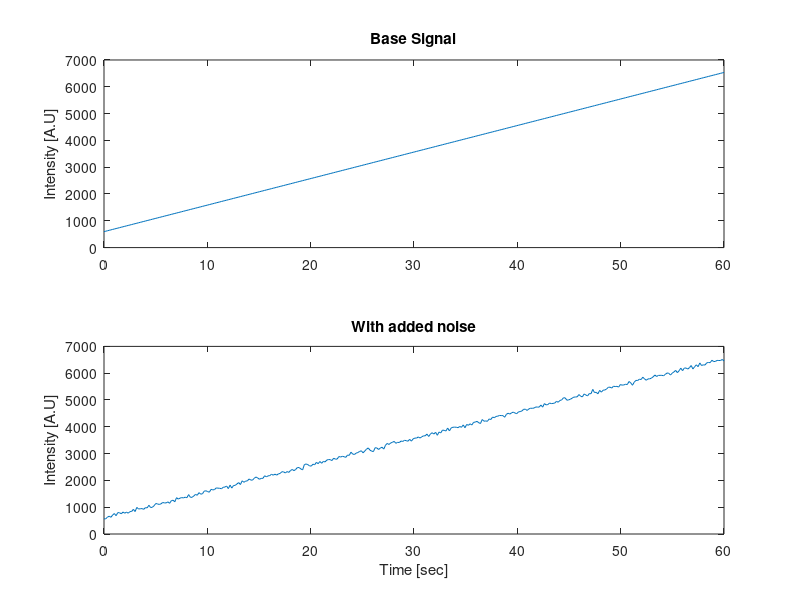
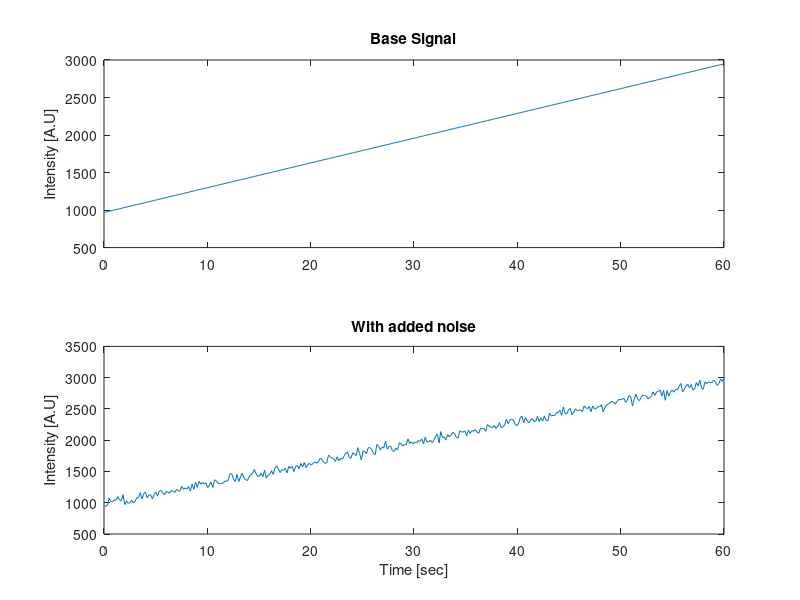
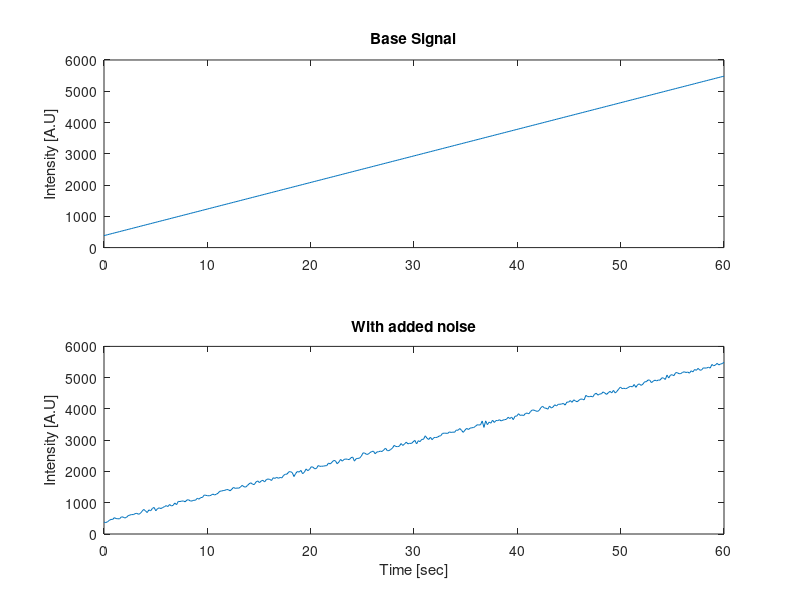
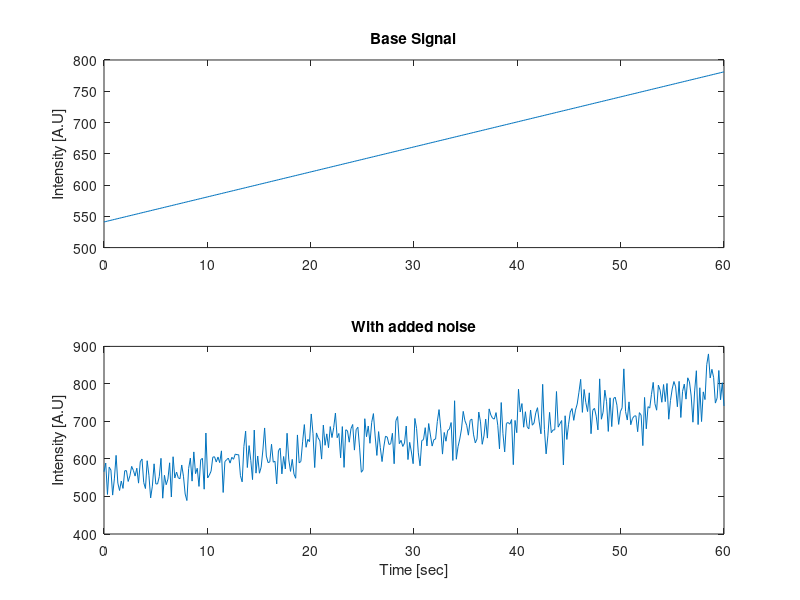

Here is the MATLAB script that generated these plots, in order:
clearvars;
close all;

numTracks = 1000;
t = linspace(0,60,360);
Y_f = zeros(numTracks,360);


for i = 1:numTracks 
    coeff1 = randi(1e2);
%     coeff1 = 0;
    coeff2 = randi(1e3);
    a = coeff1;
    b = coeff2;
    y = a*t+b;
    n = 40*randn(1,360);
    yn = y+n;
    if i<=5
        figure;
        subplot(2,1,1)
        plot(t,y);
        ylabel('Intensity [A.U]');
        title('Base Signal');
        subplot(2,1,2);
        plot(t,yn);
        title('With added noise');
        xlabel('Time [sec]');
        ylabel('Intensity [A.U]');
    end
    Y_f(i,:) = yn;
end 

ampVec = [80,120];

for i = 1:numTracks
    y = zeros(1,360);
    n = 50*randn(1,360); % 570 is the mean of standard deviations from all experiments
    signVec = datasample([-1,0,0,0,0,1],40);
    
    for j = 1:9:360
        y(j) = datasample(ampVec,1)*signVec(ceil(j/9));
        y(j+1:j+8) = y(j);
        
        for k = 1:7
           y(j+k) = y(j+k)+k*randi(10);
        end
       
    end
    y = y+1000;
    yn = y+n;
    Y_f(i,:) = yn;  
    if i<=4
        figure;
        subplot(2,1,1)
        plot(t,y);
        ylabel('Intensity [A.U]');
        title('Base Signal');
        subplot(2,1,2);
        plot(t,yn);
        title('With added noise');
        xlabel('Time [sec]');
        ylabel('Intensity [A.U]');

    end
end

% 
norm = ones(size(Y_f))*randi(100);
norm = norm+40*randn(numTracks,360);
save('sim_run_slope_300.mat','Y_f');
save('sim_run_norm_slope_300.mat','norm')
